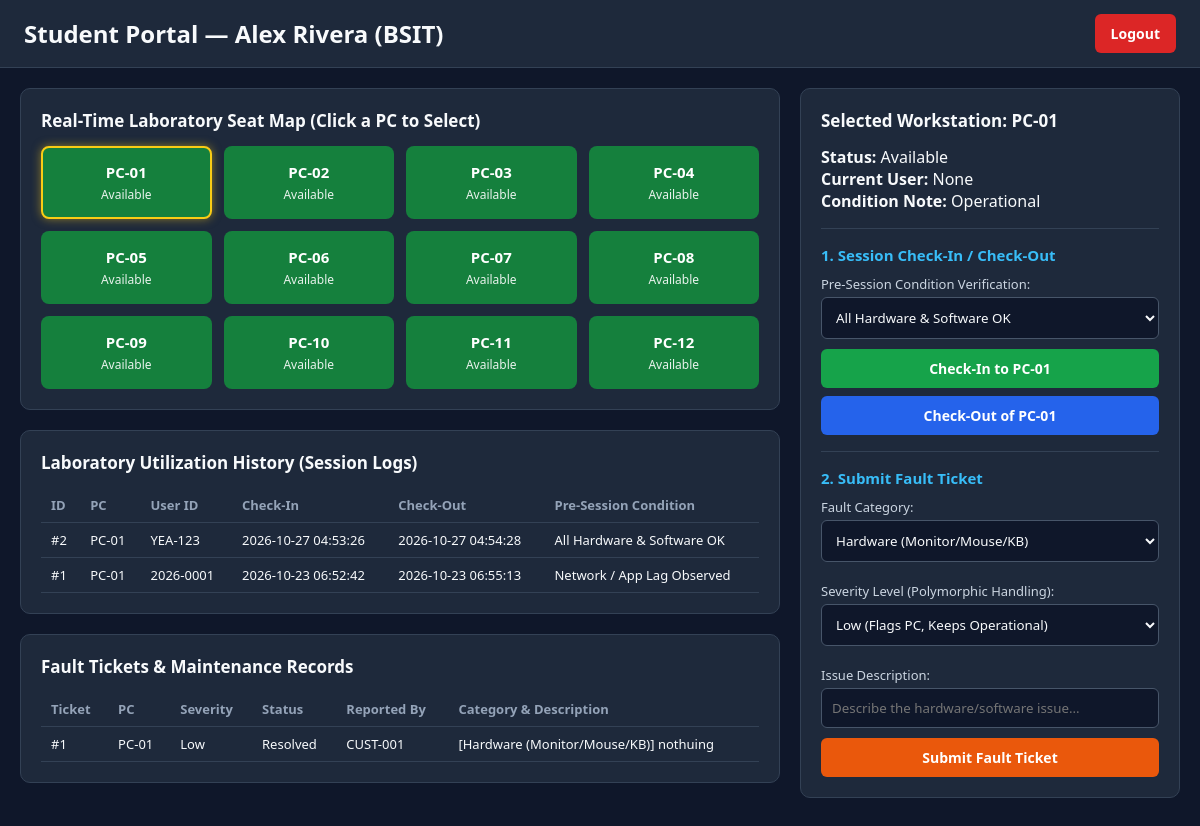
/dashboard (signed in), run on the app's committed database.
### tables this page shows
CREATE TABLE workstations (
                    pc_id TEXT PRIMARY KEY,
                    status TEXT NOT NULL,
                    condition_notes TEXT NOT NULL,
                    current_user TEXT
                );

CREATE TABLE session_logs (
                    session_id INTEGER PRIMARY KEY AUTOINCREMENT,
                    user_id TEXT NOT NULL,
                    pc_id TEXT NOT NULL,
                    check_in_time TEXT NOT NULL,
                    pre_condition TEXT NOT NULL,
                    check_out_time TEXT
                );

CREATE TABLE fault_tickets (
                    ticket_id INTEGER PRIMARY KEY AUTOINCREMENT,
                    pc_id TEXT NOT NULL,
                    reported_by TEXT NOT NULL,
                    category TEXT NOT NULL,
                    severity TEXT NOT NULL,
                    description TEXT NOT NULL,
                    status TEXT NOT NULL,
                    created_at TEXT NOT NULL
                );

### main.py (the view)
@app.route("/dashboard")
def dashboard():
    user = get_current_user()
    if not user:
        return redirect(url_for("login"))
    selected_pc = request.args.get("pc", "PC-01")
    dashboard_config = user.loadDashboard()  # Polymorphic method call
    return render_template(
        "dashboard.html",
        user=user,
        config=dashboard_config,
        workstations=controller.get_all_workstations(),
        selected_ws=controller.get_workstation(selected_pc),
        sessions=controller.get_recent_sessions(),
        tickets=controller.get_fault_tickets()
    )

### controller.py (called while the page is built)
    def __get_connection(self) -> sqlite3.Connection:
        return sqlite3.connect(self.__db_path)

    def get_user_by_id(self, user_id: str) -> User | None:
        with self.__get_connection() as conn:
            cursor = conn.cursor()
            cursor.execute(
                "SELECT user_id, full_name, password_hash, role, meta_info FROM users WHERE user_id = ?",
                (user_id.strip(),)
            )
            row = cursor.fetchone()
        if not row:
            return None
        uid, full_name, pwd_hash, role, meta = row
        if role == "Student":
            return Student(uid, full_name, pwd_hash, program=meta or "BSIT")
        elif role == "Instructor":
            return Instructor(uid, full_name, pwd_hash, department=meta or "IT Dept")
        elif role == "LabCustodian":
            return LabCustodian(uid, full_name, pwd_hash, shift=meta or "Day Shift")
        return None

    def get_all_workstations(self) -> list[Workstation]:
        with self.__get_connection() as conn:
            cursor = conn.cursor()
            cursor.execute("SELECT pc_id, status, condition_notes, current_user FROM workstations ORDER BY pc_id")
            return [Workstation(*row) for row in cursor.fetchall()]

    def get_workstation(self, pc_id: str) -> Workstation | None:
        with self.__get_connection() as conn:
            cursor = conn.cursor()
            cursor.execute(
                "SELECT pc_id, status, condition_notes, current_user FROM workstations WHERE pc_id = ?",
                (pc_id,)
            )
            row = cursor.fetchone()
            return Workstation(*row) if row else None

    def get_recent_sessions(self) -> list[SessionLog]:
        with self.__get_connection() as conn:
            cursor = conn.cursor()
            cursor.execute("""
                SELECT session_id, user_id, pc_id, check_in_time, pre_condition, check_out_time
                FROM session_logs
                ORDER BY session_id DESC LIMIT 50
            """)
            return [SessionLog(*row) for row in cursor.fetchall()]

### main.py (called while the page is built)
def get_current_user():
    user_id = session.get("user_id")
    if not user_id:
        return None
    return controller.get_user_by_id(user_id)

### models.py (called while the page is built)
    def get_full_name(self) -> str:
        return self.__full_name

    def get_pc_id(self) -> str:
        return self.__pc_id

    def get_status(self) -> str:
        return self.__status

    def get_condition_notes(self) -> str:
        return self.__condition_notes

### templates/dashboard.html (shortened to what this page needs)
<!DOCTYPE html>
<html lang="en">
<head>
    <link rel="stylesheet" href="{{ url_for('static', filename='style.css') }}">
</head>
<body>
    <header class="top-bar">
        <h2>{{ config.title }}</h2>
        <div class="top-actions">
            <a href="{{ url_for('logout') }}" class="btn btn-danger">Logout</a>
        </div>
    </header>
    <main class="container">
        <div class="dashboard-grid">
            <section class="left-panel">
                <div class="card">
                    <h3>Real-Time Laboratory Seat Map (Click a PC to Select)</h3>
                    <div class="seat-grid">
                        {% for ws in workstations %}
                        <a href="{{ url_for('dashboard', pc=ws.get_pc_id()) }}"
                           class="pc-tile status-{{ ws.get_status() | lower }} {% if ws.get_pc_id() == selected_ws.get_pc_id() %}selected-pc{% endif %}">
                            <div class="pc-name">{{ ws.get_pc_id() }}</div>
                            <div class="pc-status">{{ ws.get_status() }}</div>
                        </a>
                        {% endfor %}
                    </div>
                </div>
                <div class="card">
                    <h3>Laboratory Utilization History (Session Logs)</h3>
                    <div class="table-wrapper">
                        <table>
                            <thead>
                                <tr>
                                    <th>ID</th>
                                    <th>PC</th>
                                    <th>User ID</th>
                                    <th>Check-In</th>
                                    <th>Check-Out</th>
                                    <th>Pre-Session Condition</th>
                                </tr>
                            </thead>
                            <tbody>
                                {% for s in sessions %}
                                <tr>
                                    <td>#{{ s.get_session_id() }}</td>
                                    <td>{{ s.get_pc_id() }}</td>
                                    <td>{{ s.get_user_id() }}</td>
                                    <td>{{ s.get_check_in_time() }}</td>
                                    <td>{{ s.get_check_out_time() or 'ACTIVE' }}</td>
                                    <td>{{ s.get_pre_condition() }}</td>
                                </tr>
                                {% else %}
                                <tr><td colspan="6">No session logs recorded yet.</td></tr>
                                {% endfor %}
                            </tbody>
                        </table>
                    </div>
                </div>
                <div class="card">
                    <h3>Fault Tickets & Maintenance Records</h3>
                    <div class="table-wrapper">
                        <table>
                            <thead>
                                <tr>
                                    <th>Ticket</th>
                                    <th>PC</th>
                                    <th>Severity</th>
                                    <th>Status</th>
                                    <th>Reported By</th>
                                    <th>Category & Description</th>
                                </tr>
                            </thead>
                            <tbody>
                                {% for t in tickets %}
                                <tr>
                                    <td>#{{ t.get_ticket_id() }}</td>
                                    <td>{{ t.get_pc_id() }}</td>
                                    <td><span class="badge sev-{{ t.get_severity() | lower }}">{{ t.get_severity() }}</span></td>
                                    <td>{{ t.get_status() }}</td>
                                    <td>{{ t.get_reported_by() }}</td>
                                    <td>[{{ t.get_category() }}] {{ t.get_description() }}</td>
                                </tr>
                                {% else %}
                                <tr><td colspan="6">No fault tickets reported.</td></tr>
                                {% endfor %}
                            </tbody>
                        </table>
                    </div>
                </div>
            </section>
            <aside class="right-panel">
                <div class="card">
                    <h3>Selected Workstation: {{ selected_ws.get_pc_id() }}</h3>
                    <p><strong>Status:</strong> {{ selected_ws.get_status() }}</p>
                    <p><strong>Current User:</strong> {{ selected_ws.get_current_user() or 'None' }}</p>
                    <p><strong>Condition Note:</strong> {{ selected_ws.get_condition_notes() }}</p>
                    <hr>
                    <h4>1. Session Check-In / Check-Out</h4>
                    <form method="POST" action="{{ url_for('handle_action') }}">
                        <label>Pre-Session Condition Verification:</label>
                        <select name="pre_condition">
                            <option value="All Hardware & Software OK">All Hardware & Software OK</option>
                        </select>
                        <button type="submit" class="btn btn-success full-width">Check-In to {{ selected_ws.get_pc_id() }}</button>
                    </form>
                    <form method="POST" action="{{ url_for('handle_action') }}" style="margin-top: 8px;">
                        <button type="submit" class="btn btn-primary full-width">Check-Out of {{ selected_ws.get_pc_id() }}</button>
                    </form>
                    <hr>
                    <h4>2. Submit Fault Ticket</h4>
                    <form method="POST" action="{{ url_for('handle_action') }}">
                        <label>Fault Category:</label>
                        <select name="category">
                            <option value="Hardware (Monitor/Mouse/KB)">Hardware (Monitor/Mouse/KB)</option>
                        </select>
                        <label>Severity Level (Polymorphic Handling):</label>
                        <select name="severity">
                            <option value="Low">Low (Flags PC, Keeps Operational)</option>
                        </select>
                        <label>Issue Description:</label>
                        <input type="text" name="description" placeholder="Describe the hardware/software issue..." required>
                        <button type="submit" class="btn btn-warning full-width">Submit Fault Ticket</button>
                    </form>
                </div>
            </aside>
        </div>
    </main>
</body>
</html>

### static/style.css (style rules this page uses)
* { box-sizing: border-box; margin: 0; padding: 0; font-family: 'Segoe UI', Tahoma, Geneva, Verdana, sans-serif; }
body { background-color: #0f172a; color: #f8fafc; }
.top-bar { background: #1e293b; padding: 14px 24px; display: flex; justify-content: space-between; align-items: center; border-bottom: 1px solid #334155; }
.container { max-width: 1350px; margin: 20px auto; padding: 0 20px; }
.dashboard-grid { display: grid; grid-template-columns: 2fr 1fr; gap: 20px; }
.card { background: #1e293b; border-radius: 10px; padding: 20px; margin-bottom: 20px; border: 1px solid #334155; }
.card h3 { margin-bottom: 14px; font-size: 17px; }
.card h4 { margin: 12px 0 8px; font-size: 15px; color: #38bdf8; }
hr { border: none; border-top: 1px solid #334155; margin: 16px 0; }
.seat-grid { display: grid; grid-template-columns: repeat(4, 1fr); gap: 12px; }
.pc-tile { display: block; text-decoration: none; color: #ffffff; padding: 14px; border-radius: 8px; text-align: center; border: 2px solid transparent; transition: transform 0.15s ease; }
.selected-pc { border-color: #facc15; box-shadow: 0 0 10px rgba(250, 204, 21, 0.5); }
.status-available { background-color: #15803d; }
.pc-name { font-weight: bold; font-size: 15px; }
.pc-status { font-size: 12px; opacity: 0.9; margin-top: 4px; }
label { display: block; font-size: 13px; color: #cbd5e1; margin: 10px 0 4px; }
input, select { width: 100%; padding: 10px; border-radius: 6px; border: 1px solid #475569; background: #0f172a; color: #f8fafc; margin-bottom: 10px; }
.btn { display: inline-block; padding: 10px 16px; border-radius: 6px; border: none; font-weight: 600; cursor: pointer; text-decoration: none; color: white; font-size: 14px; text-align: center; }
.full-width { width: 100%; }
.btn-primary { background: #2563eb; }
.btn-success { background: #16a34a; }
.btn-warning { background: #ea580c; }
.btn-danger { background: #dc2626; }
.table-wrapper { overflow-x: auto; max-height: 240px; }
table { width: 100%; border-collapse: collapse; font-size: 13px; }
th, td { text-align: left; padding: 8px 10px; border-bottom: 1px solid #334155; }
th { color: #94a3b8; }

### data on the page
workstations: get_pc_id "PC-01", get_status "Available", get_condition_notes "Operational"
workstations: get_pc_id "PC-02", get_status "Available"
workstations: get_pc_id "PC-03", get_status "Available"
workstations: get_pc_id "PC-04", get_status "Available"
workstations: get_pc_id "PC-05", get_status "Available"
workstations: get_pc_id "PC-06", get_status "Available"
workstations: get_pc_id "PC-07", get_status "Available"
workstations: get_pc_id "PC-08", get_status "Available"
workstations: get_pc_id "PC-09", get_status "Available"
workstations: get_pc_id "PC-10", get_status "Available"
workstations: get_pc_id "PC-11", get_status "Available"
workstations: get_pc_id "PC-12", get_status "Available"
session_logs: get_session_id "2", get_pc_id "PC-01", get_user_id "YEA-123", get_check_in_time "2026-10-27 04:53:26", check_out_time "2026-10-27 04:54:28", get_pre_condition "All Hardware & Software OK"
session_logs: get_session_id "1", get_pc_id "PC-01", get_user_id "2026-0001", get_check_in_time "2026-10-23 06:52:42", check_out_time "2026-10-23 06:55:13", get_pre_condition "Network / App Lag Observed"
fault_tickets: get_ticket_id "1", get_pc_id "PC-01", get_severity "Low", get_status "Resolved", get_reported_by "CUST-001", get_category "Hardware (Monitor/Mouse/KB)", get_description "nothuing"

### other printed values
{{ config.title }} "Student Portal — Alex Rivera (BSIT)"
{{ selected_ws.get_current_user() or 'None' }} "None"
